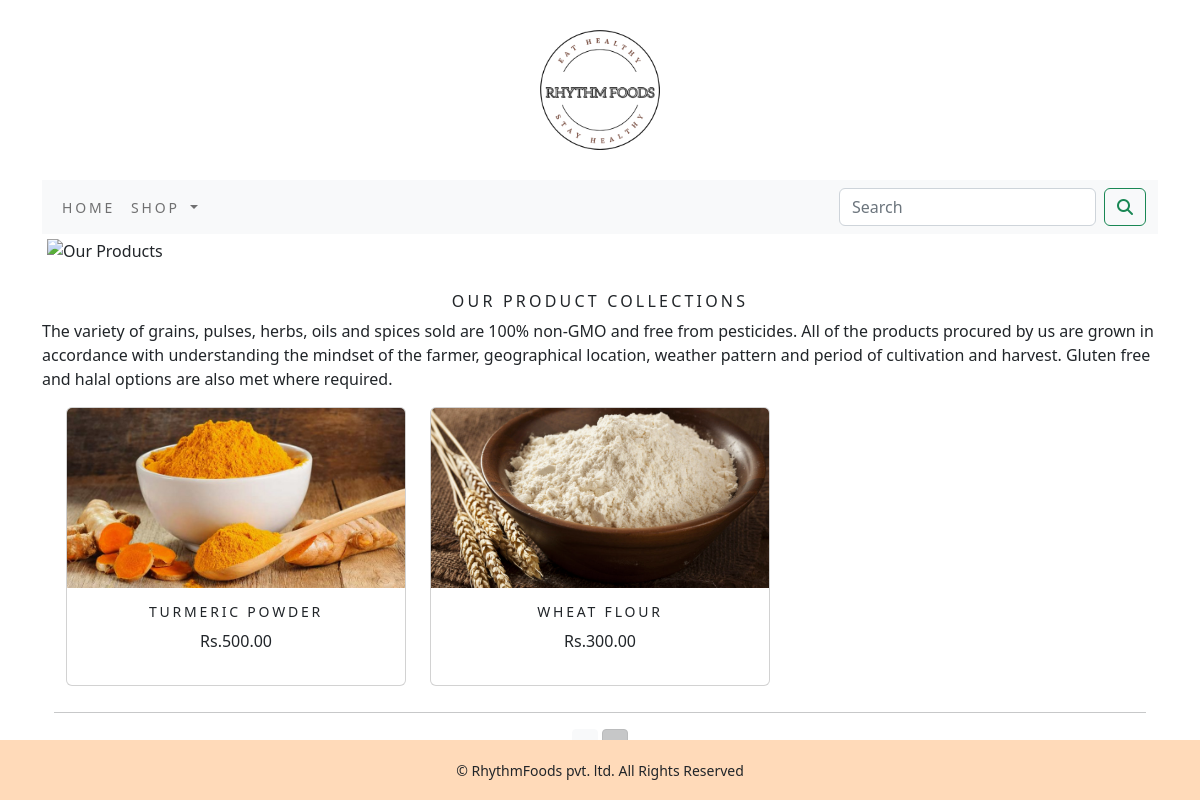
Screenshot of /shop/?page=2 with the database file from the repository.
### shop/models.py (models this page shows, shortened)
class Product(models.Model):
    name = models.CharField(max_length=250,unique=True)
    slug = models.SlugField(max_length=250,unique=True)
    description = models.TextField(blank=True)
    price = models.DecimalField(max_digits=10,decimal_places=2)
    category = models.ForeignKey(Category,on_delete=models.CASCADE)
    image = models.ImageField(upload_to='product',blank=True)
    stock = models.IntegerField()
    available = models.BooleanField(default=True)
    created = models.DateTimeField(auto_now_add=True)
    updated = models.DateTimeField(auto_now=True)
    def get_url(self):
        return reverse('shop:prodCatdetail',args=[self.category.slug,self.slug])
    class Meta:
        ordering = ('name',)
        verbose_name = 'product'
        verbose_name_plural = 'products'

### shop/views.py (the view)
# urls.py: path('',views.allProdCat,name='allProdCat'),
def allProdCat(request,c_slug=None):
    c_page=None
    products_list=None
    if c_slug!=None:
        c_page=get_object_or_404(Category,slug=c_slug)
        products_list=Product.objects.all().filter(category=c_page,available=True)
    else:
        products_list=Product.objects.all().filter(available=True)
    paginator=Paginator(products_list,6)
    try:
        page=int(request.GET.get('page','1'))
    except:
        page=1
    try:
        products=paginator.page(page)
    except (EmptyPage,InvalidPage):
        products=paginator.page(paginator.num_pages)
    return render(request,"category.html",{'category':c_page,'products':products})

### cart/context_processors.py (called while the page is built)
def counter(request):
    item_count=0
    if 'admin' in request.path:
        return {}
    else:
        try:
            cart=Cart.objects.filter(cart_id=_cart_id(request))
            car_items=CartItem.objects.all().filter(cart=cart[:1])
            for cart_item in car_items:
                item_count += cart_item.quantity
        except Cart.DoesNotExist:
            item_count =0
    return dict(item_count=item_count)

### cart/views.py (called while the page is built)
def _cart_id(request):
    cart=request.session.session_key
    if not cart:
        cart=request.session.create()
    return cart

### shop/context_processors.py (called while the page is built)
def menu_links(request):
    links=Category.objects.all()
    return dict(links=links)

### shop/models.py (called while the page is built)
    def get_url(self):
        return reverse('shop:products_by_category',args=[self.slug])

### templates/category.html (shortened to what this page needs)
{% extends 'base.html' %}
{% load static %}
{% block content %}
<div class="mx-auto">
    {% if category %}
        <img class="my_image" src="{{category.image.url}}" alt="{{category.name}}" height="520px" width="850px">
</div>
    <br>
        <div>
            <h1 class="text-center my_title">{{category.name}}</h1>
            <p class="text-justify">{{category.description}}</p>
        </div>
    {% else %}
<div>
    <img class="my_image my_image_padding" src="{% static 'img/banner4.png' %}" alt="Our Products" width="1295px">
</div>
<br>
<div>
    <h1 class="text-center my_title"> Our Product Collections</h1>
    <p class="text-justify">The variety of grains, pulses, herbs, oils and spices sold are 100% non-GMO and free from pesticides. All of the products procured by us are grown in accordance with understanding the mindset of the farmer, geographical location, weather pattern and period of cultivation and harvest. Gluten free and halal options are also met where required.</p>
</div>
    {% endif %}
<div class="container">
    <div class="row mx-auto">
        {% for product in products.object_list %}
        <div class="my_bottom_margin col-9 col-sm-12 col-md-4 col-lg-4">
            <div class="card text-center" style="min-width:18rem;">
                <a href="{{product.get_url}}"><img class="card-img-top my_image" src="{{product.image.url}}" alt="{{product.name}}" height="180px" width="210px"></a>
                <div class="card-body">
                    <h4>{{product.name}}</h4>
                    <p>Rs.{{product.price}}</p>
                </div>
            </div>
        </div>
        {% endfor %}
    </div>
    <div class="mx-auto">
        {% if products.paginator.num_pages > 1 %}
        <hr>
        <div class="text-center">
            {% for pg in products.paginator.page_range %}
            <a href="?page={{pg}}" class="btn btn-light btn-sm {% if products.number == pg %} active {% endif %}">{{pg}}</a>
            {% endfor %}
        </div>
        {% endif %}
    </div>
    <br>
</div>
{% endblock %}

### static/css/custom.css (style rules this page uses)
body { font-family: 'Roboto', sans-serif; }
.my_image { width:100%; height:auto; }
.my_title { font-size: 16px; text-transform: uppercase; letter-spacing: .2em; }
.my_image_padding { padding: 5px; }
.my_bottom_margin { margin-bottom: 10px; }
.card-body h4 { font-size: 14px; text-transform: uppercase; letter-spacing: .2em; }
.card-img-top { width: 100%; height: 180px; object-fit: cover; }

### rows the page displays
Product: image (picture), name "TURMERIC POWDER", price "500.00"
Product: image (picture), name "WHEAT FLOUR", price "300.00"
